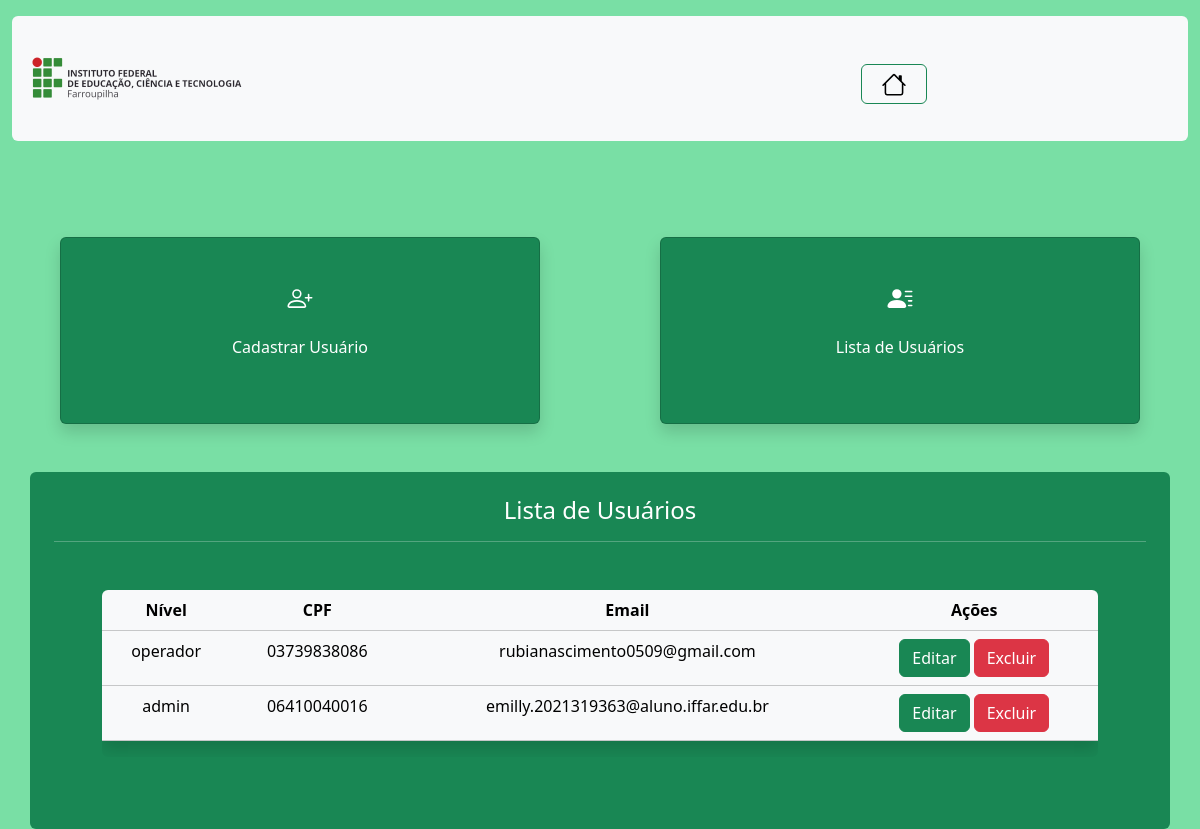
The page /Usuario/index_usuario.php?page=listar (signed in) on the database as committed earlier.
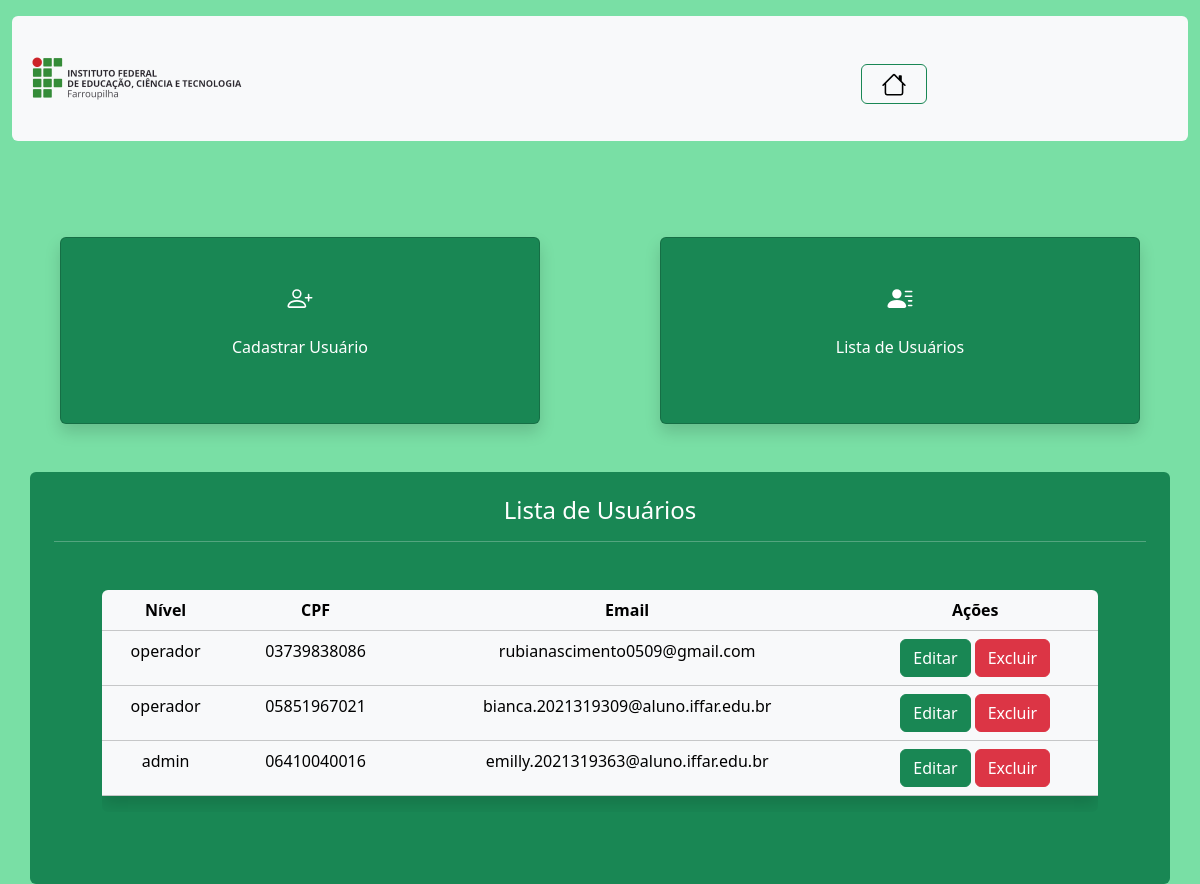
The same page on the database as committed later.
### tables this page shows
CREATE TABLE IF NOT EXISTS `usuario` (
  `nivel` varchar(30) NOT NULL,
  `CPF` char(14) NOT NULL,
  `email` varchar(100) NOT NULL,
  `senha` varchar(255) NOT NULL,
  PRIMARY KEY (`CPF`)
);

### Usuario/listar_usuario.php (the view, shortened to what this page needs)
<div class="container-sm rounded p-4 text-bg-success text-center">
    <h4>Lista de Usuários</h4>
    <hr>
    <?php
        $sql = "SELECT * FROM usuario";
        $result = $connect->query($sql);
        $qtLinhas = $result->num_rows;
        if($qtLinhas > 0){
            print "<div class='rounded table-responsive text-center m-5'>";
            print "<table class='table table-light table-hover shadow'>";
            print "<tr>";
            print "<th> Nível </td>";
            print "<th> CPF </td>";
            print "<th> Email </th>";
            print "<th> Ações </th>";
            print "</tr>";
            while($row = $result->fetch_object()){
                print "<tr>";
                print "<td>" . $row->nivel . "</td>";
                print "<td>" . $row->CPF . "</td>";
                print "<td>" . $row->email . "</td>";
                print "<td>
                        <button onclick=\"location.href='?page=editar&CPF=".$row->CPF. "';\" class='btn btn-success'>Editar</button>
                        <button onclick=\"if(confirm('Tem Certeza de que Deseja Excluir este Usuário?'))
                        {location.href='?page=salvar&acao=excluir&CPF=".$row->CPF. "';}
                        else{false;}\" class='btn btn-danger'>Excluir</button>
                        </td>";
                print "</tr>";
            }
            print "</table>";
            print "</div>";
        } else {
            print "<p class='alert alert-danger'>Não Foram Encontrados Resultados!</p>";
        }
    ?>
</div>

Rows that differ between the two databases and show on the page:
added usuario: nivel "operador", CPF "05851967021", email "bianca.2021319309@aluno.iffar.edu.br"
